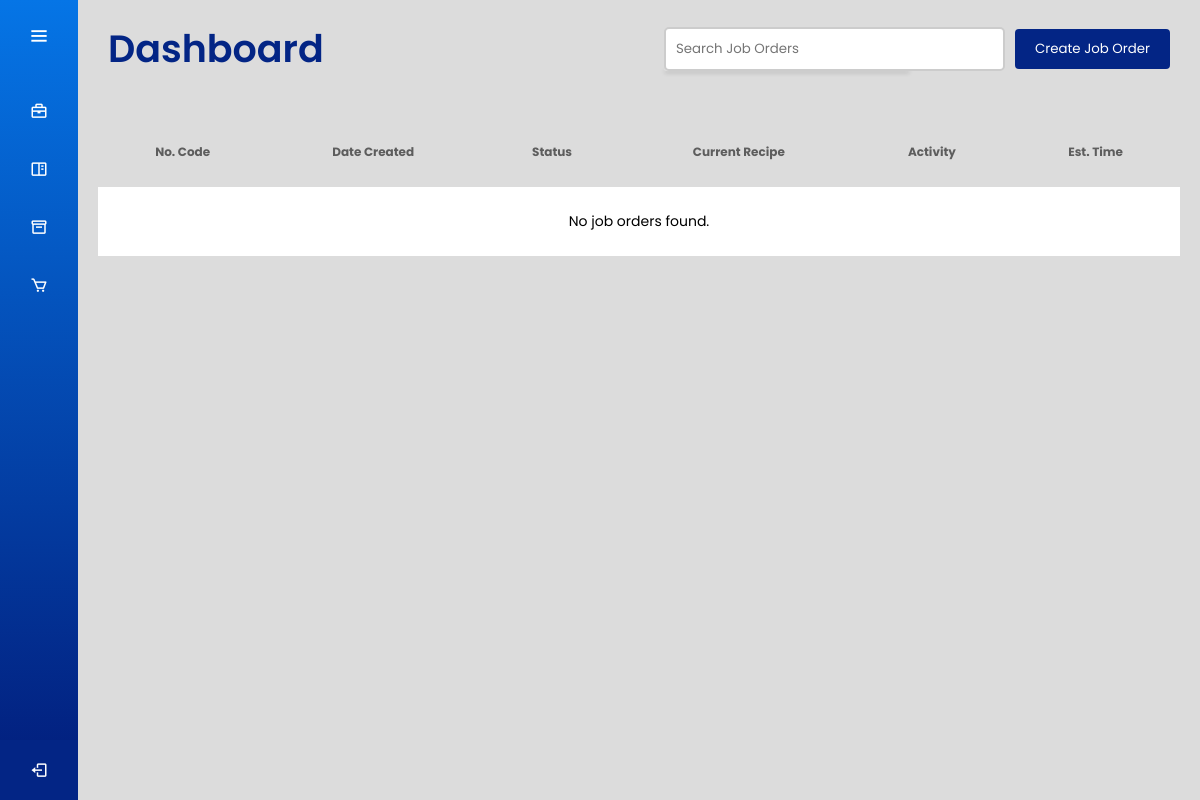
The app's page /dashboard/ (signed in), older data.
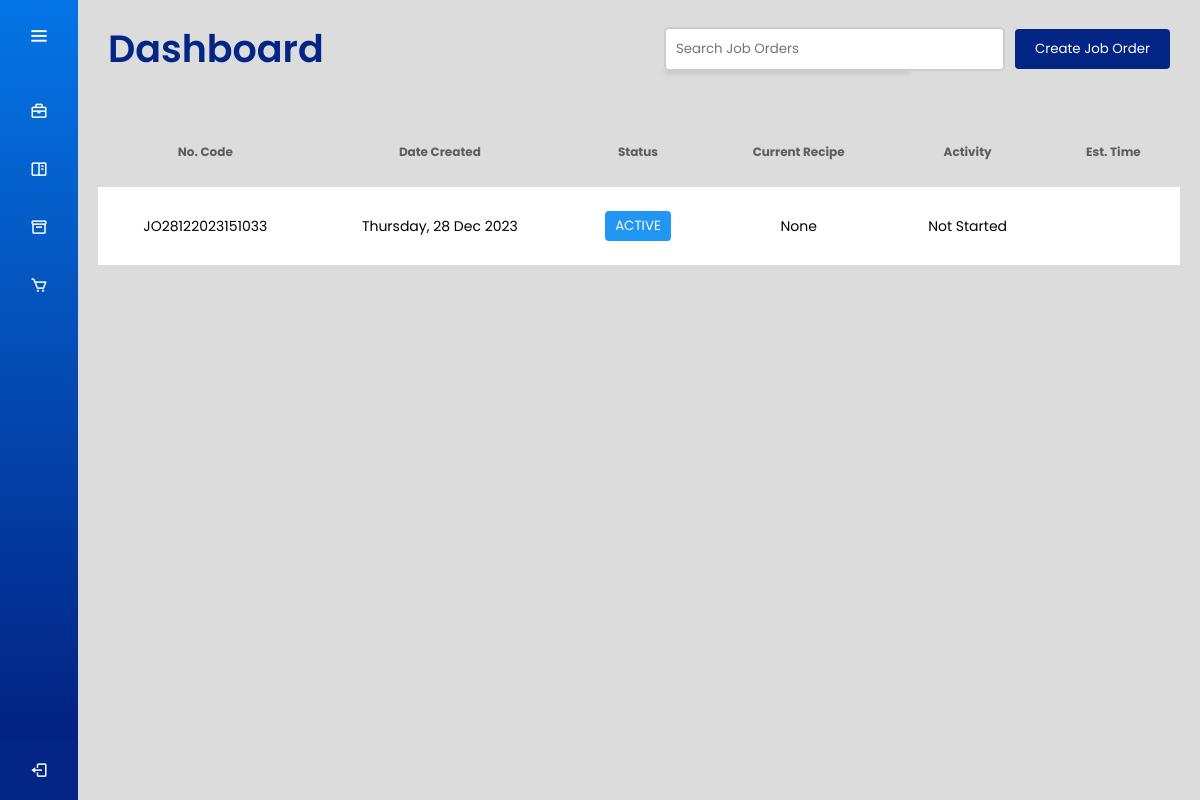
The same page, newer data.
### joborders/models.py (models this page shows, shortened)
class JobOrder(models.Model):
    jobOrderId = models.CharField(max_length=50, unique=True)
    jobOrderCreatedDate = models.DateTimeField()
    jobOrderStatus = models.CharField(max_length=50)
    userId = models.ForeignKey(User, on_delete=models.CASCADE)

### users/views.py (the view, shortened to what this page needs)
# urls.py: path('dashboard/', views.worker_dashboard_view, name='worker_dashboard'),
@login_required
def worker_dashboard_view(request):
    malaysian_tz = pytz.timezone('Asia/Kuala_Lumpur')
    now = timezone.now().astimezone(malaysian_tz)
    job_orders_list = []
    job_orders = JobOrder.objects.filter(
    jobOrderStatus__in=['ACTIVE']
).prefetch_related('recipes__activity_recipe')
    try:
        user_role = UserRole.objects.get(user=request.user).role
    except UserRole.DoesNotExist:
        user_role = None  # Or set a default role if appropriate
    for job_order in job_orders:
        earliest_activity = {
            'recipeName': 'None',
            'name': 'Not Started',
            'time': None
        }
        non_draft_recipes = job_order.recipes.filter(isDraft=False)
        if job_order.jobOrderStatus != "ACTIVE":
            earliest_activity['recipeName'] = ''
            earliest_activity['name'] = ''
            earliest_activity['time'] = ''
        job_data = {
            'jobOrderId': job_order.jobOrderId,
            'jobOrderCreatedDate': job_order.jobOrderCreatedDate,
            'jobOrderStatus': job_order.jobOrderStatus,
            'current_recipe_name': earliest_activity['recipeName'],
            'current_activity_name': earliest_activity['name'],
            'current_activity_time': earliest_activity['time'],
        }
        job_orders_list.append(job_data)
    context = {
        'job_orders': job_orders_list,
        'user_role': user_role,
    }
    return render(request, 'worker_dashboard.html', context)

### users/context_processors.py (called while the page is built)
def user_role_context(request):
    user = request.user
    if user.is_authenticated:
        try:
            user_role = UserRole.objects.get(user=user).get_role_display()
        except UserRole.DoesNotExist:
            user_role = None
    else:
        user_role = None
    return {
        'username': user.username if user.is_authenticated else 'Guest',
        'user_role': user_role
    }

### users/templates/worker_dashboard.html (shortened to what this page needs)
<!DOCTYPE html>
<html lang="en" dir="ltr">
  <head>
    {% load static %}
    <link rel="stylesheet" href="{% static 'css/dash_style.css' %}">
    <link rel="stylesheet" href="{% static 'css/table_style.css' %}">
    <link href='https://unpkg.com/boxicons@2.0.7/css/boxicons.min.css' rel='stylesheet'>
   </head>
<body>
  {% include 'sidebar.html' %}
  <section class="home-section">
    {% include 'header.html' %}
    <div class="main-content">
      {% include 'dashboard_table.html' %}
    </div>
  </section>
</body>
</html>

### users/templates/dashboard_table.html (shortened to what this page needs)
<!DOCTYPE html>
<html lang="en" dir="ltr">
<head>
</head>
<body>
    <table id="dashboard-table">
        <thead>
            <tr>
                <th>No. Code</th>
                <th>Date Created</th>
                <th>Status</th>
                <th>Current Recipe</th>
                <th>Activity</th>
                <th>Est. Time</th>
            </tr>
        </thead>
        <tbody>
            {% for job in job_orders %}
                <tr id="job_order_row_{{ job.jobOrderId }}" class="clickable-row" data-job-order-id="{{ job.jobOrderId }}">
                    <td>{{ job.jobOrderId }}</td>
                    <td>{{ job.jobOrderCreatedDate|date:"l, d M Y" }}</td>
                    <td>
                        <button class="status-button status-{{ job.jobOrderStatus|lower }}">
                            {{ job.jobOrderStatus }}
                        </button>
                    </td>
                    <td>{{ job.current_recipe_name }}</td>
                    {% if job.jobOrderStatus == "ACTIVE" %}
                        <td>{{ job.current_activity_name }}</td>
                        <td>{{ job.current_activity_time|date:"l, d M Y H:i A" }}</td>
                    {% else %}
                        <td></td>
                        <td></td>
                    {% endif %}
                </tr>
            {% empty %}
                <tr>
                    <td colspan="6">No job orders found.</td>
                </tr>
            {% endfor %}
        </tbody>
    </table>
</body>
</html>

Row changes from the older to the newer data that the page shows:
added JobOrder: jobOrderId "JO28122023151033", jobOrderCreatedDate "Thursday, 28 Dec 2023", jobOrderStatus "ACTIVE"
Text that changed along with them:
new list line: "None Not Started"
text no longer shown: "No job orders found."
